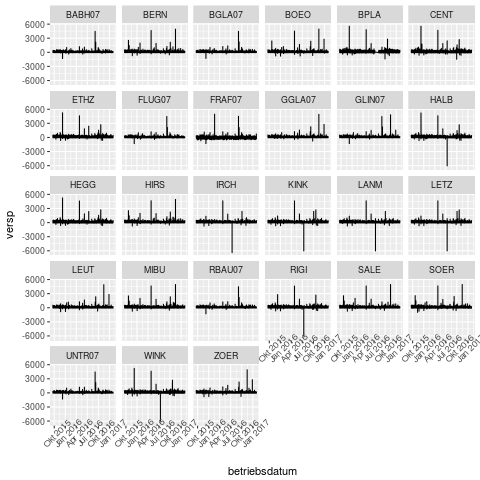

R code for this plot:
# Es wird Verspätung gerechnet.
# Negative Verspätung heisst, das Fahrzeug ist zu früh an
# der Station angekommen.

# leu$versp <- leu$ist_an_von - leu$soll_an_von
# kum_versp <- tapply(leu$versp, leu$betriebsdatum, FUN=sum)

library(data.table)
d <- read.csv("linie10richtung1.dat", header=T)
d <- d[c("betriebsdatum", "kurs", "halt_kurz_von1", "soll_an_von", "ist_an_von")]

stationen_linie_10 <- c("BABH07", "BERN", "BGLA07", "BOEO",
                        "BPLA", "CENT", "ETHZ", "FLUG07",
                        "FRAF07", "GGLA07", "GLIN07", "HALB",
                        "HEGG",
                        "HIRS", "IRCH", "KINK", "LANM",
                        "LETZ", "LEUT", "MIBU", "RBAU07",
                        "RIGI", "SALE", "SOER", "UNTR07",
                        "WINK", "ZOER")

d <- as.data.table(d)
d$betriebsdatum <- as.Date(d$betriebsdatum, format="%d.%m.%y")

# ****************************************
# Note: Which course should be considered?
# ****************************************
#d5 <- d[d$kurs==5]
d <- d[d$halt_kurz_von1 %in% stationen_linie_10]

d$versp <- d$ist_an_von - d$soll_an_von

library(ggplot2)

g <- ggplot(d, aes(betriebsdatum, versp))
g <- g + geom_line() + facet_wrap(~halt_kurz_von1)
g <- g + theme(axis.text.x = element_text(angle=45))
# print(g)
